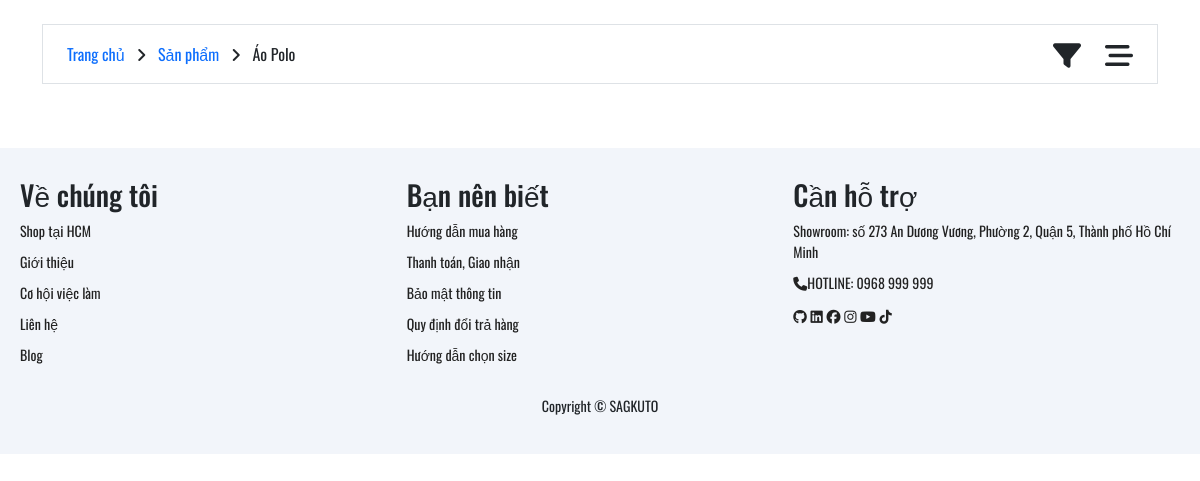
Before: /index.php?page=aopolo with the older database file.
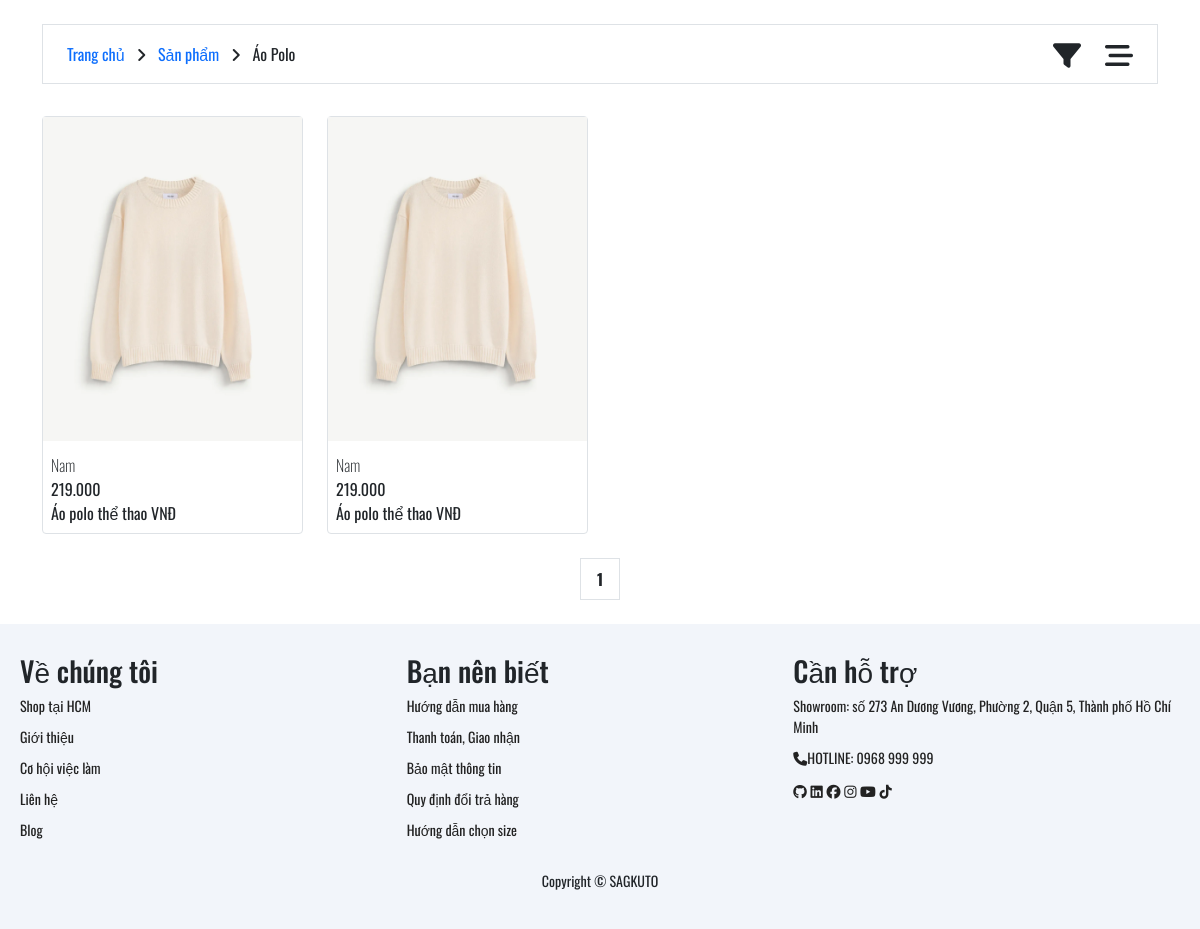
After: the same page with the newer database file.
### tables this page shows
CREATE TABLE `product_variants` (
  `variant_id` int(11) NOT NULL,
  `product_id` int(11) DEFAULT NULL,
  `image` varchar(255) DEFAULT NULL,
  `size` varchar(50) DEFAULT NULL,
  `stock` int(11) DEFAULT 0,
  `color_id` int(11) DEFAULT NULL
);

CREATE TABLE `products` (
  `product_id` int(11) NOT NULL,
  `name` varchar(255) NOT NULL,
  `description` text DEFAULT NULL,
  `category_id` int(11) DEFAULT NULL,
  `price` decimal(10,2) DEFAULT NULL,
  `rating_avg` float DEFAULT 0,
  `rating_count` int(11) DEFAULT 0,
  `sold_count` int(11) DEFAULT 0
);

### layout/aopolo.php (the view, shortened to what the changed rows need)
    <?php
    echo '<!DOCTYPE html>
    <html lang="en">
    <head>
        <meta charset="UTF-8">
        <meta name="viewport" content="width=device-width, initial-scale=1.0">
        <link href="https://cdn.jsdelivr.net/npm/bootstrap@5.3.3/dist/css/bootstrap.min.css" rel="stylesheet">
        <link rel="stylesheet" href="https://cdnjs.cloudflare.com/ajax/libs/font-awesome/6.7.2/css/all.min.css" />
        <title>sagkuto</title>
        <link rel="icon" type="./Images/png" href="/Webbanquanao/assets/img/logo_favicon/favicon.png">
        <link rel="stylesheet" href="/Webbanquanao/assets/fonts/font.css">
        <link rel="stylesheet" href="/Webbanquanao/assets/css/product.css">
        <link rel="stylesheet" href="/Webbanquanao/assets/css/footer.css">
    </head>';
    ?>
    <?php
    $connection = mysqli_connect("localhost","root","","db_web_quanao");
    $sort = isset($_GET['sapxep']) ? $_GET['sapxep'] : '';
    $qrySort = '';
    if($sort == 'tangdan')
    {
        $qrySort = 'ORDER BY price ASC';
    }else
    {
        $qrySort = 'ORDER BY price DESC';
    }
    mysqli_set_charset($connection, 'utf8');
    $limit = 8;
    $page = isset($_GET['page']) ? (int)$_GET['page'] : 1;
    if ($page < 1) $page = 1;
    $offset = ($page - 1) * $limit;
$where = ["products.category_id = 4"];
$filterQuery = "";
if (count($where) > 0) {
    $filterQuery = "WHERE " . implode(" AND ", $where);
}
$quryDemSL = "SELECT COUNT(DISTINCT products.product_id) AS total
FROM products
JOIN product_variants ON products.product_id = product_variants.product_id
$filterQuery";
$demRs = mysqli_query($connection, $quryDemSL);
$totalRow = mysqli_fetch_assoc($demRs);
$totalSach = $totalRow['total'];
$totalPage = ceil($totalSach / $limit);
    $strSQL = "SELECT * FROM products
    JOIN product_variants ON products.product_id = product_variants.product_id
    $filterQuery $qrySort
    LIMIT $limit OFFSET $offset";
    $result = mysqli_query($connection, $strSQL);
    echo '
    <section>
    <div class="container-md">
    <div class="row">';
    while($row = mysqli_fetch_assoc($result))
    {
        $name = $row['name'];
        $gia = number_format($row['price'], 0, ',', '.');
        echo '
                <div class="xacdinhZ col-md-3 col-6 mt-3 effect_hover">
                        <div class="border rounded-1">
                            <a href="#" class="text-decoration-none text-dark ">
                                <img src="/Webbanquanao/assets/img/sanpham/sp1.jpg" alt="" class="img-fluid">
                                <div class="mt-2 p-2 pt-1">
                                    <div class="">
                                        <p class="mb-0 fw-lighter">Nam</p>
                                        <p class="mb-0">' . $gia . '</p>
                                        <p class="mb-0">' . $name . ' VNĐ</p>
                                    </div>
                                </div>
                            </a>
                        </div>
                </div>
    ';
    }
    echo '
    <section class="phantrang py-4">
        <div class="container">
            <div class="row justify-content-center">
                <div class="col-3 text-center d-flex flex-wrap justify-content-center gap-2"">';
                for ($i = 1; $i <= $totalPage; $i++) {
                    $active = ($i == $page) ? 'style="font-weight:bold;"' : '';
                    echo '<a href="?page=' . $i . '" class = "border p-2 px-3 text-decoration-none text-dark effect_hover" ' . $active . '> ' . $i . '</a> ';
                }
    echo '
                </div>
            </div>
        </div>
    </section>
    ';
    ?>
    <?php
    echo '
    </div>
    </div>
    </section>';
    ?>
    <?php
    echo '    <script src="/Webbanquanao/assets/js/xulyFIlter.js"></script>
        <script src="https://cdn.jsdelivr.net/npm/bootstrap@5.3.3/dist/js/bootstrap.bundle.min.js"></script>
    </body>
    </html>';
    ?>

Changed rows visible on the page:
added product_variants: product.price "219.000", product.name "Áo polo thể thao"
added product_variants: product.price "219.000", product.name "Áo polo thể thao"
Other visible differences:
new list line: "1"
